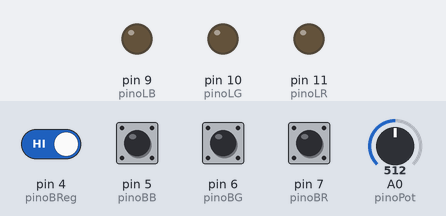
Recording of a sketch running on a simulated Arduino Uno, built with avr-gcc and run on an emulated ATmega328P. Shown: output pins drawn as LEDs (lit = HIGH). The test bench sets the inputs (shaded band); at power-on: pin 4 (pinoBReg), pin 5 (pinoBB), pin 6 (pinoBG), pin 7 (pinoBR) HIGH, A0 (pinoPot) = 512.

Above: at 1.2 s.
1.3 s: pin 5 (pinoBB) pulled LOW for 0.15 s
At 1.4 s:
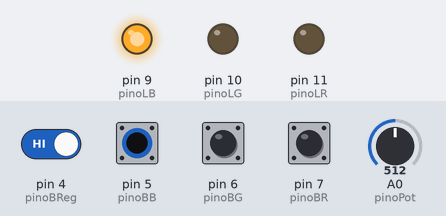
3.0 s: pin 6 (pinoBG) pulled LOW for 0.15 s
At 3.1 s:
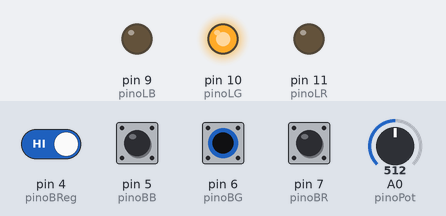
4.7 s: pin 7 (pinoBR) pulled LOW for 0.15 s
At 4.8 s:
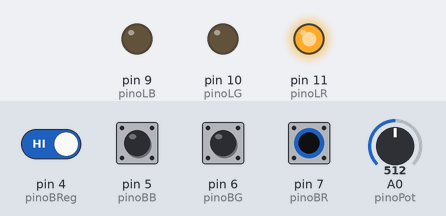
6.4 s: pin 4 (pinoBReg) driven LOW and pin 5 (pinoBB) driven LOW
At 7.2 s:
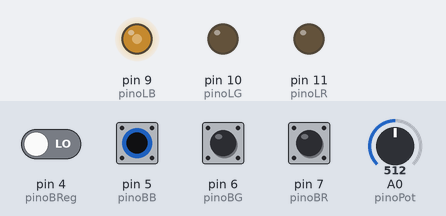
7.9 s: A0 (pinoPot) set to 716
At 8.4 s:
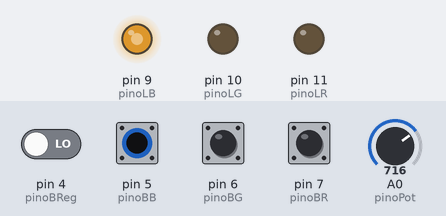
9.4 s: A0 (pinoPot) set to 900
At 9.7 s:
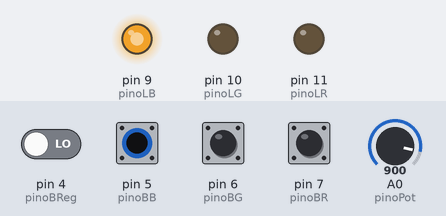
Timing chart, 0 to 11.9 s (numbered marks = the images above; inputs shaded):
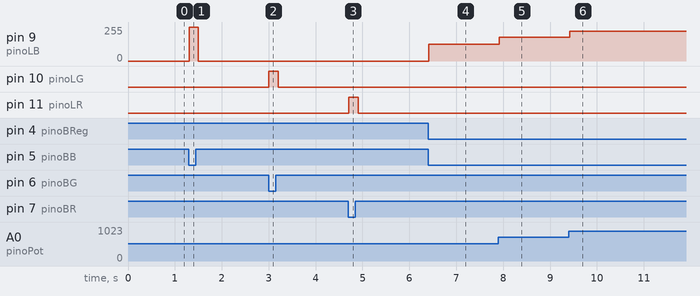

The sketch:

Pixel.ino
```cpp
const int pinoBR = 7;
const int pinoBG = 6;
const int pinoBB = 5;
const int pinoBReg = 4;
const int pinoLR = 11;
const int pinoLG = 10;
const int pinoLB = 9;
const int pinoPot = A0;

bool leituraR;
bool leituraG;
bool leituraB;
bool leituraReg;

int brilhoR = 255;
int brilhoG = 255;
int brilhoB = 255;

int leituraPot;

void setup() {
  pinMode(pinoBR, INPUT_PULLUP);
  pinMode(pinoBG, INPUT_PULLUP);
  pinMode(pinoBB, INPUT_PULLUP);
  pinMode(pinoBReg, INPUT_PULLUP);
  pinMode(pinoLR, OUTPUT);
  pinMode(pinoLG, OUTPUT);
  pinMode(pinoLB, OUTPUT);
  pinMode(pinoPot, INPUT);

}

void loop() {
  leituraR = digitalRead(pinoBR);
  leituraG = digitalRead(pinoBG);
  leituraB = digitalRead(pinoBB);
  leituraReg = digitalRead(pinoBReg);
  leituraPot = analogRead(pinoPot);

  if(leituraR == LOW){
    if(leituraReg == LOW){
      brilhoR = map(leituraPot,0,1023,0,255);
      }
      analogWrite(pinoLR, brilhoR);
    }
   else{
    analogWrite(pinoLR, 0);
    }

   if(leituraG == LOW){
    if(leituraReg == LOW){
      brilhoG = map(leituraPot,0,1023,0,255);
      }
      analogWrite(pinoLG, brilhoG);
    }
   else{
    analogWrite(pinoLG, 0);
    }

    if(leituraB == LOW){
    if(leituraReg == LOW){
      brilhoB = map(leituraPot,0,1023,0,255);
      }
      analogWrite(pinoLB, brilhoB);
    }
   else{
    analogWrite(pinoLB, 0);
    }

    delay(100);
}
```

Measured:
- after the input at 1.3 s, pin 9 (pinoLB): 0/255 → 255/255 at once, → 0/255 0.20 s later
- after the input at 3.0 s, pin 10 (pinoLG): LOW → HIGH at once, → LOW 0.20 s later
- after the input at 4.7 s, pin 11 (pinoLR): LOW → HIGH at once, → LOW 0.20 s later
- after the input at 6.4 s, pin 9 (pinoLB): 0/255 → 127/255 at once
- after the input at 7.9 s, pin 9 (pinoLB): 127/255 → 178/255 at once
- after the input at 9.4 s, pin 9 (pinoLB): 178/255 → 224/255 at once
